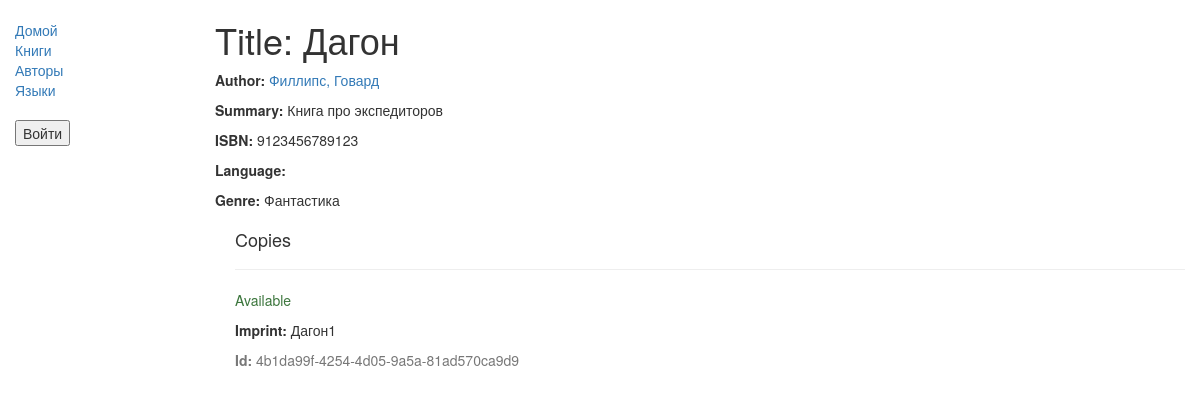
The page /catalog/book/1 on the database as committed earlier.
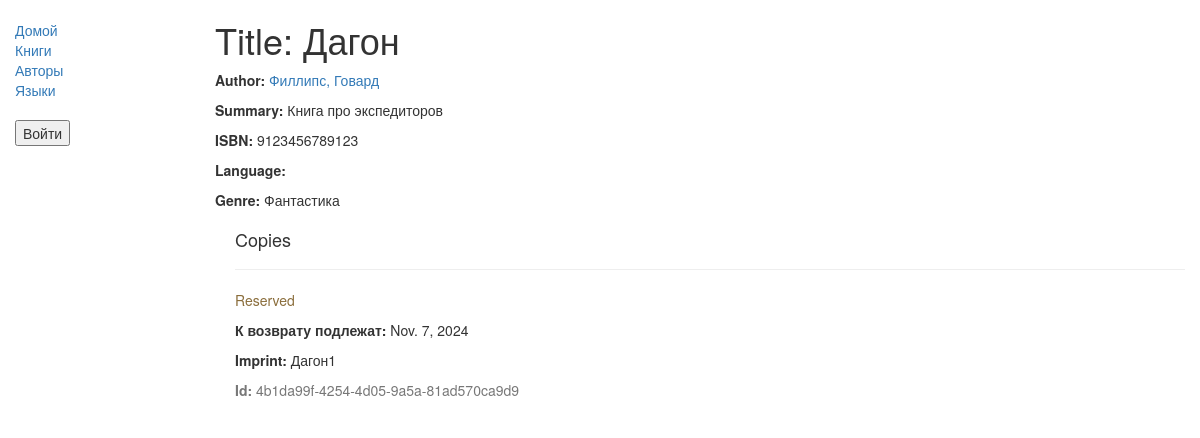
The same page on the database as committed later.
### catalog/models.py (models this page shows, shortened)
class BookInstance(models.Model):
    id = models.UUIDField(primary_key=True, default=uuid.uuid4, help_text="Unique ID for this particular book across whole library")
    book = models.ForeignKey('Book', on_delete=models.SET_NULL, null=True)
    imprint = models.CharField(max_length=200)
    due_back = models.DateField(null=True, blank=True)
    LOAN_STATUS = (
        ('m', 'Maintenance'),
        ('o', 'On loan'),
        ('a', 'Available'),
        ('r', 'Reserved'),
    )
    status = models.CharField(max_length=1, choices=LOAN_STATUS, blank=True, default='m', help_text='Забронировать наличие')
    class Meta:
        ordering = ["due_back"]
        permissions = (("can_mark_returned", "Set book as returned"),)
    borrower = models.ForeignKey(User, on_delete=models.SET_NULL, null=True, blank=True)

### catalog/views.py (the view, shortened to what this page needs)
# urls.py: path('book/<int:pk>', views.BookDetailView.as_view(), name='book-detail'),
class BookDetailView(generic.DetailView):
    model = Book

### catalog/models.py (called while the page is built)
    def __str__(self):
        return self.name

    def __str__(self):
        return '%s, %s' % (self.last_name, self.first_name)

### catalog/templates/catalog/book_detail.html
{% extends "base_generic.html" %}
{% block content %}
  <h1>Title: {{ book.title }}</h1>
  <p><strong>Author:</strong> <a href="">{{ book.author }}</a></p>
  <p><strong>Summary:</strong> {{ book.summary }}</p>
  <p><strong>ISBN:</strong> {{ book.isbn }}</p>
  <p><strong>Language:</strong> {{ book.language }}</p>
  <p><strong>Genre:</strong> {% for genre in book.genre.all %} {{ genre }}{% if not forloop.last %}, {% endif %}{% endfor %}</p>
  <div style="margin-left:20px;margin-top:20px">
    <h4>Copies</h4>
    {% for copy in book.bookinstance_set.all %}
    <hr>
    <p class="{% if copy.status == 'a' %}text-success{% elif copy.status == 'd' %}text-danger{% else %}text-warning{% endif %}">{{ copy.get_status_display }}</p>
    {% if copy.status != 'a' %}<p><strong>К возврату подлежат:</strong> {{copy.due_back}}</p>{% endif %}
    <p><strong>Imprint:</strong> {{copy.imprint}}</p>
    <p class="text-muted"><strong>Id:</strong> {{copy.id}}</p>
    {% endfor %}
  </div>
{% endblock %}

Rows that differ between the two databases and show on the page:
changed BookInstance "Дагон1": status "Available" → "Reserved"; due_back (not shown) → "Nov. 7, 2024"
